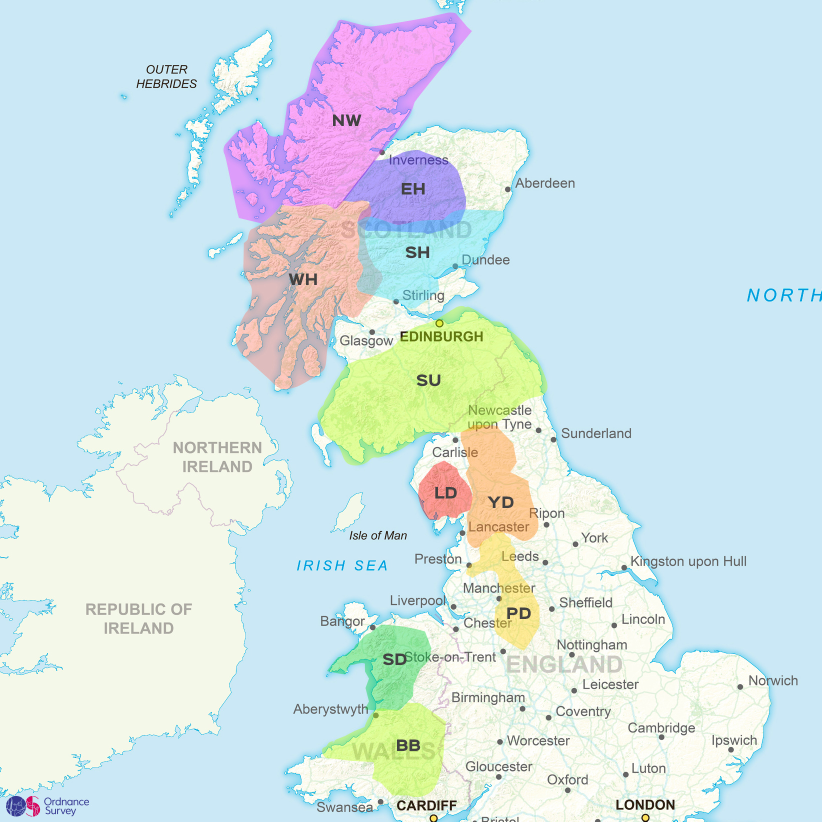
#> input picture .agents/skills/mwis-website/identify_forecast_area/assets/mwis-map.jpg, 1643 x 1643 px, found by its file name (shown at 1/2 size)
$ python debug_regions.py
#> lines starting #> are read from the running program, lines starting #| are printed output that depends on the picture; after the words box and inside, x2 and y2 are one past the last pixel; in counts of white or black regions, pixels touching at a corner belong together
#!/usr/bin/env /usr/bin/python3
import numpy as np
from PIL import Image

def debug_peak(name, target_code, px, py, mask):
    print(f"\n=== Debug {name} ({target_code}) around ({px}, {py}) ===")
    h, w = mask.shape
    x0, x1 = max(0, px - 10), min(w, px + 10)
    y0, y1 = max(0, py - 10), min(h, py + 10)
    sub = mask[y0:y1, x0:x1]

    # Print the submask grid: '1' for inside mask, '0' for outside
    for r in range(sub.shape[0]):
        row = ["1" if sub[r, c] else "0" for c in range(sub.shape[1])]
        # Highlight center
        if y0 + r == py:
            row[px - x0] = "[" + row[px - x0] + "]"
        else:
            row[px - x0] = " " + row[px - x0] + " "
        print(" ".join(row))

def main():
    img_path = '/home/karatay/Repositories/learning/ai/mwis_agent/.agents/skills/mwis-website/identify_forecast_area/assets/mwis-map.jpg'
    img = Image.open(img_path)
#> img is the input picture: PIL image 1643x1643 RGB; mean R, G, B 210.6, 228.2, 231.3
    arr = np.array(img)
    h, w, c = arr.shape
#> h = 1643; w = 1643; c = 3

    hsv_img = img.convert('HSV')
#> hsv_img: PIL image 1643x1643 HSV; mean H, S, V 112.9, 45.5, 242.8
    hsv = np.array(hsv_img)
    H, S, V = hsv[:,:,0], hsv[:,:,1], hsv[:,:,2]
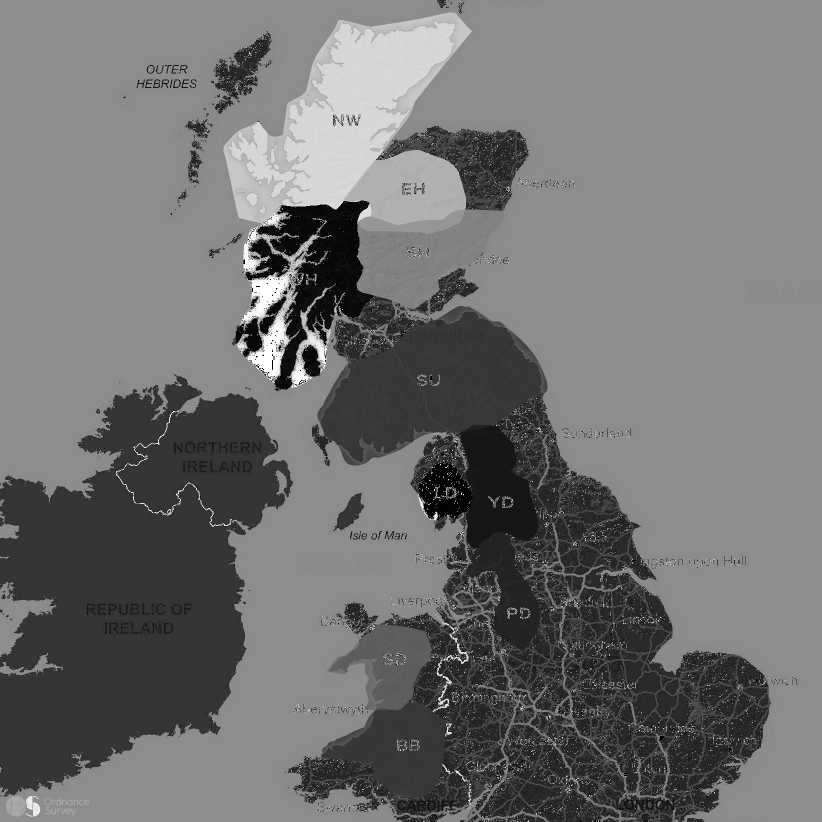
#> H: shape (1643, 1643) (shown at 1/2 size); min 0, max 254, mean 112.9
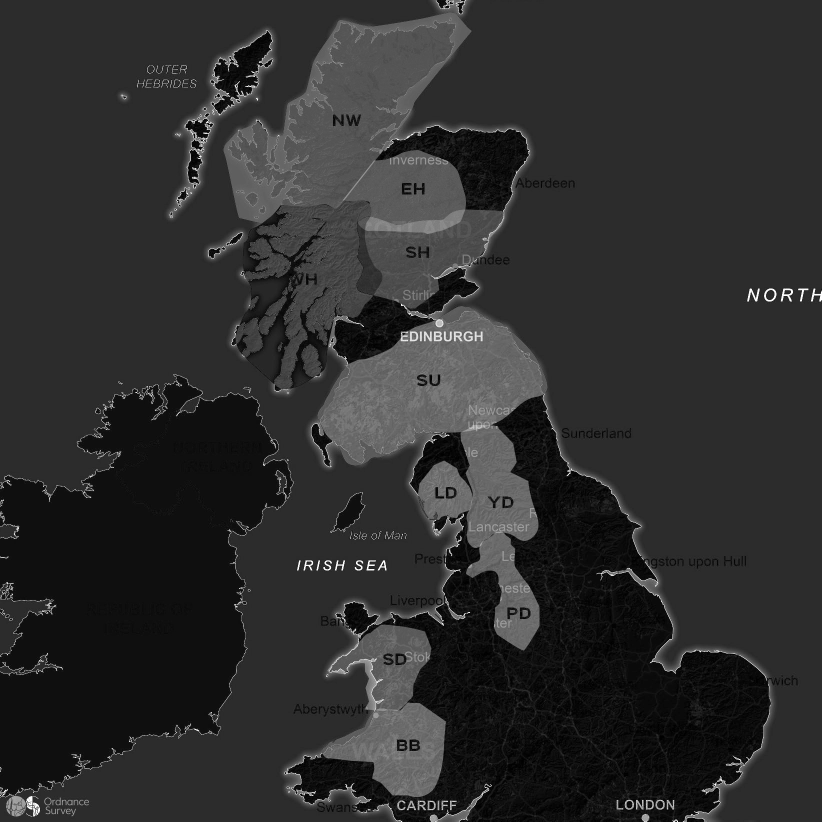
#> S: shape (1643, 1643) (shown at 1/2 size); min 0, max 255, mean 45.5

    R, G, B = arr[:,:,0], arr[:,:,1], arr[:,:,2]
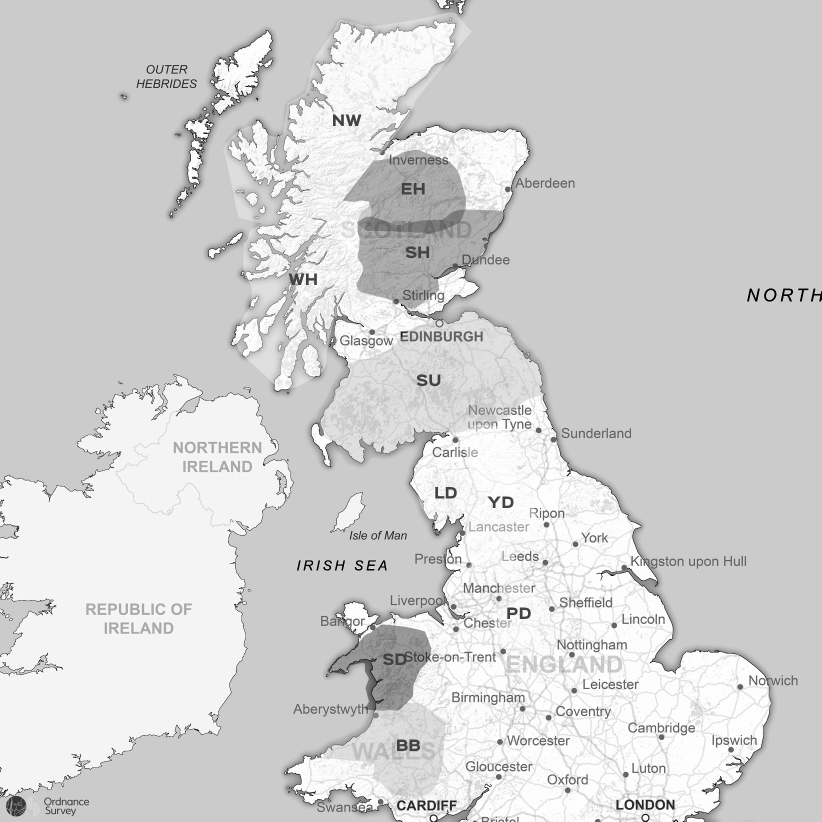
#> R: shape (1643, 1643) (shown at 1/2 size); min 0, max 255, mean 210.6
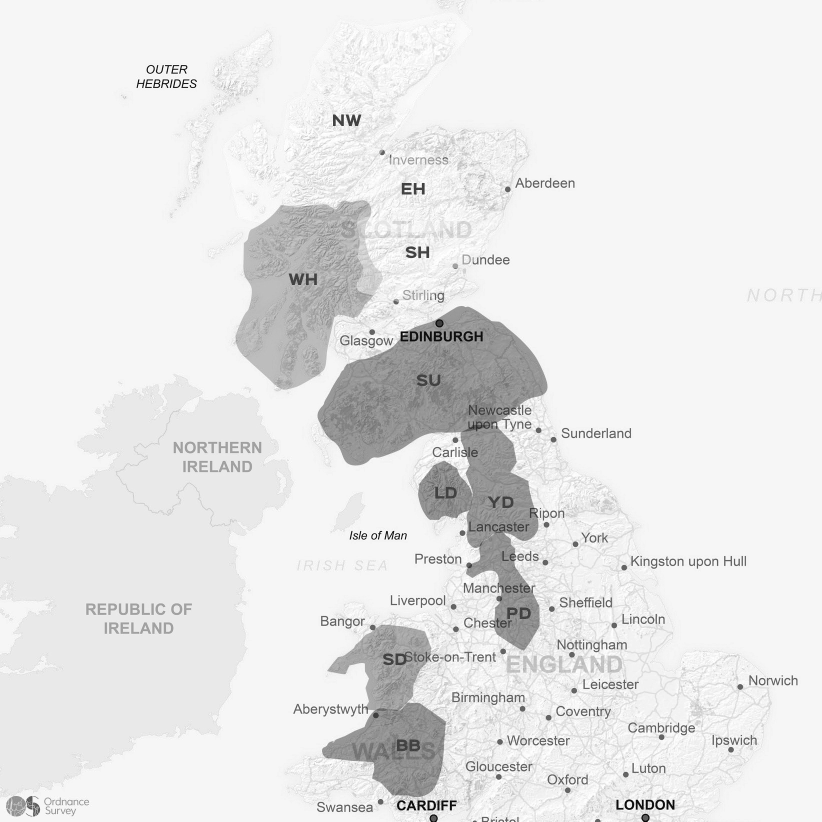
#> B: shape (1643, 1643) (shown at 1/2 size); min 0, max 255, mean 231.3
    is_sea = (R == 203) & (G == 232) & (B == 246)
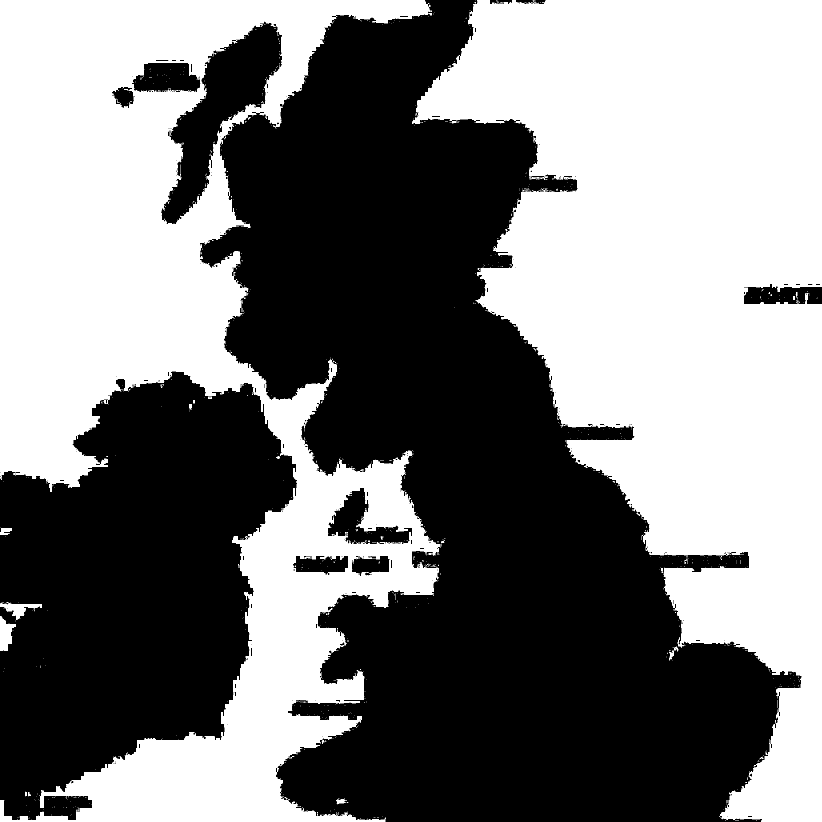
#> is_sea: shape (1643, 1643) bool (shown at 1/2 size); 49.5% white; 776 white regions (755 under 20 px), largest, box (x1, y1, x2, y2) and area: (824, 0, 1643, 1643) 732687, (0, 0, 880, 1643) 599166, (0, 1232, 32, 1302) 1359

    # Create the smoothed filled masks exactly as in test_masks_v3:
    y_grid, x_grid = np.mgrid[0:h, 0:w]

    mask_nw = (H >= 190) & (H <= 235) & (S >= 50) & (S <= 120) & ~is_sea
#> mask_nw: shape (1643, 1643) bool; 3.1% white; 382 white regions (366 under 20 px), largest, box (x1, y1, x2, y2) and area: (564, 41, 911, 419) 64162, (457, 244, 591, 395) 6164, (447, 264, 558, 446) 5745
    mask_eh = ((H >= 130) & (H <= 190) & (S >= 40) & (S <= 120) & ~is_sea) & (x_grid >= 740) & (y_grid <= 480)
#> mask_eh: shape (1643, 1643) bool; 1.7% white; 198 white regions (179 under 20 px), largest, box (x1, y1, x2, y2) and area: (740, 300, 1006, 481) 24837, (740, 0, 1155, 481) 18846, (740, 461, 786, 475) 321
    mask_ld = ((H >= 240) | (H <= 10)) & (S >= 70) & (S <= 140) & ~is_sea
#> mask_ld: shape (1643, 1643) bool; 0.64% white; 1412 white regions (1351 under 20 px), largest, box (x1, y1, x2, y2) and area: (836, 921, 945, 1040) 8309, (655, 436, 716, 476) 993, (652, 489, 691, 522) 374

    # Smooth them
    def smooth(mask):
        kernel_size = 15
        smoothed = np.zeros_like(mask, dtype=float)
        cumsum = np.cumsum(np.cumsum(mask.astype(float), axis=0), axis=1)
        k = kernel_size // 2
        for y in range(k, h - k):
            for x in range(k, w - k):
                total = cumsum[y+k, x+k] - cumsum[y-k-1, x+k] - cumsum[y+k, x-k-1] + cumsum[y-k-1, x-k-1]
                smoothed[y, x] = total / (kernel_size * kernel_size)
        return smoothed > 0.1
#> returned value: shape (1643, 1643) bool; 4% white; 6 white regions (1 under 20 px), largest, box (x1, y1, x2, y2) and area: (442, 20, 947, 451) 106931, (712, 407, 749, 445) 970, (64, 1611, 79, 1628) 171, (549, 274, 556, 282) 43, (55, 1608, 64, 1613) 37

    print("Smoothing masks...")
    filled_nw = smooth(mask_nw)
    filled_eh = smooth(mask_eh)
#> in smooth (call 2), `return smoothed > 0.1`: returned value: shape (1643, 1643) bool; 2.9% white; 3 white regions (1 under 20 px), largest, box (x1, y1, x2, y2) and area: (734, 8, 1160, 487) 76580, (976, 8, 1093, 13) 415
    filled_ld = smooth(mask_ld)
#> in smooth (call 3), `return smoothed > 0.1`:
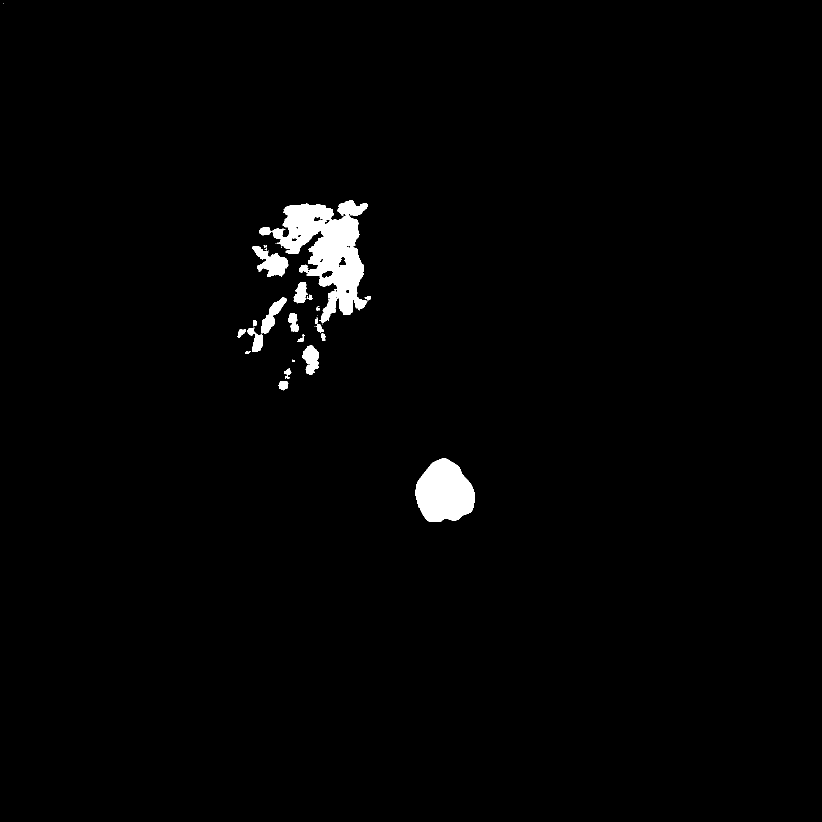
#> returned value: shape (1643, 1643) bool (shown at 1/2 size); 1.6% white; 45 white regions (21 under 20 px), largest, box (x1, y1, x2, y2) and area: (543, 401, 735, 647) 22211, (831, 917, 950, 1044) 11210, (504, 492, 577, 553) 2191

    debug_peak("Carn Eige", "NW", 767, 388, filled_nw)
#> in debug_peak, `sub = mask[y0:y1, x0:x1]`: sub: shape (20, 20) bool; every value is 0
#> the loop in debug_peak, `for r in range(sub.shape[0]):` made 20 passes
#| 0 0 0 0 0 0 0 0 0 0  0  0 0 0 0 0 0 0 0 0
#| 0 0 0 0 0 0 0 0 0 0  0  0 0 0 0 0 0 0 0 0
#| 0 0 0 0 0 0 0 0 0 0  0  0 0 0 0 0 0 0 0 0
#| 0 0 0 0 0 0 0 0 0 0  0  0 0 0 0 0 0 0 0 0
#| 0 0 0 0 0 0 0 0 0 0  0  0 0 0 0 0 0 0 0 0
#| 0 0 0 0 0 0 0 0 0 0  0  0 0 0 0 0 0 0 0 0
#| 0 0 0 0 0 0 0 0 0 0  0  0 0 0 0 0 0 0 0 0
#| 0 0 0 0 0 0 0 0 0 0  0  0 0 0 0 0 0 0 0 0
#> (further printed lines are left out)
    debug_peak("Cairn Gorm", "EH", 897, 401, filled_eh)
#> in debug_peak (call 2), `sub = mask[y0:y1, x0:x1]`: sub: shape (20, 20) bool; every value is 1
#> the loop in debug_peak (call 2), `for r in range(sub.shape[0]):` made 20 passes
#| 1 1 1 1 1 1 1 1 1 1  1  1 1 1 1 1 1 1 1 1
#| 1 1 1 1 1 1 1 1 1 1  1  1 1 1 1 1 1 1 1 1
#| 1 1 1 1 1 1 1 1 1 1  1  1 1 1 1 1 1 1 1 1
#| 1 1 1 1 1 1 1 1 1 1  1  1 1 1 1 1 1 1 1 1
#| 1 1 1 1 1 1 1 1 1 1  1  1 1 1 1 1 1 1 1 1
#| 1 1 1 1 1 1 1 1 1 1  1  1 1 1 1 1 1 1 1 1
#| 1 1 1 1 1 1 1 1 1 1  1  1 1 1 1 1 1 1 1 1
#| 1 1 1 1 1 1 1 1 1 1  1  1 1 1 1 1 1 1 1 1
#> (further printed lines are left out)
    debug_peak("Scafell Pike", "LD", 832, 998, filled_ld)
#> call 3 of debug_peak, with name = 'Scafell Pike', target_code = 'LD', px = 832, py = 998
#> in debug_peak (call 3), `sub = mask[y0:y1, x0:x1]`:
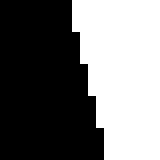
#> sub: shape (20, 20) bool (shown 8 times larger); 45% white; 1 white region, box (x1, y1, x2, y2) and area: (9, 0, 20, 20) 180
#> the loop in debug_peak (call 3), `for r in range(sub.shape[0]):` made 20 passes
#| 0 0 0 0 0 0 0 0 0 1  1  1 1 1 1 1 1 1 1 1
#| 0 0 0 0 0 0 0 0 0 1  1  1 1 1 1 1 1 1 1 1
#| 0 0 0 0 0 0 0 0 0 1  1  1 1 1 1 1 1 1 1 1
#| 0 0 0 0 0 0 0 0 0 1  1  1 1 1 1 1 1 1 1 1
#| 0 0 0 0 0 0 0 0 0 0  1  1 1 1 1 1 1 1 1 1
#| 0 0 0 0 0 0 0 0 0 0  1  1 1 1 1 1 1 1 1 1
#| 0 0 0 0 0 0 0 0 0 0  1  1 1 1 1 1 1 1 1 1
#| 0 0 0 0 0 0 0 0 0 0  1  1 1 1 1 1 1 1 1 1
#> (further printed lines are left out)

if __name__ == '__main__':
    main()
